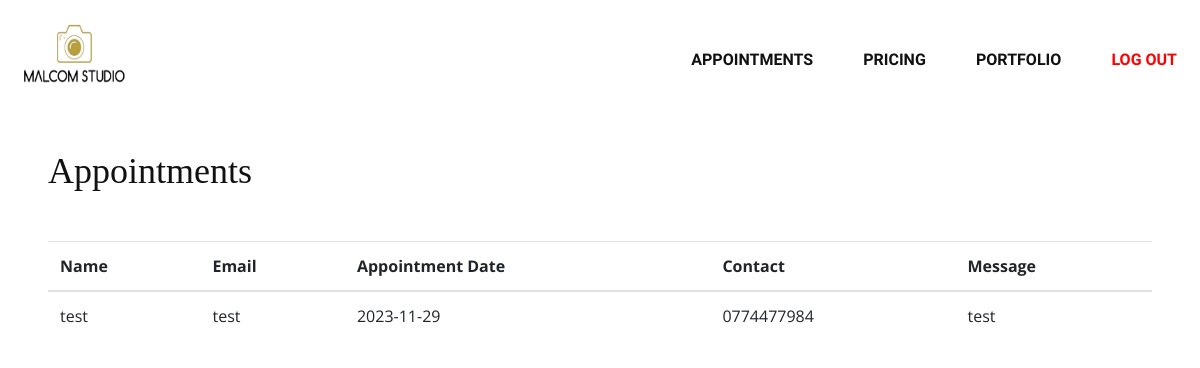
/Website/adminHome.php, run on the app's committed database.
### tables this page shows
CREATE TABLE `appointments` (
  `id` int(100) NOT NULL,
  `name` varchar(50) NOT NULL,
  `email` varchar(50) NOT NULL,
  `date` varchar(20) NOT NULL,
  `message` varchar(200) NOT NULL,
  `contact` varchar(20) NOT NULL
);

### Website/adminHome.php (the view, shortened to what this page needs)
<?php include 'adminHeader.php';?>
<body>
<div class="m-5">
    <h2 style="font-family: 'Indie Flower', cursive;">Appointments</h2>
</div>
<div class="data m-5">
<?php
$conn=mysqli_connect("localhost","root","","malcolm_studio");
$sql = "SELECT name,email,date,message,contact FROM appointments";
$result = $conn->query($sql);
if ($result->num_rows > 0) {
    echo '<table class="table">';
    echo '<thead ><tr><th scope="col">Name</th><th scope="col">Email</th><th scope="col">Appointment Date</th><th scope="col">Contact</th><th scope="col">Message</th></tr></thead>';
    echo '<tbody>';
    while ($row = $result->fetch_assoc()) {
        echo '<tr>';
        echo '<td>' . $row['name'] . '</td>';
        echo '<td>' . $row['email'] . '</td>';
        echo '<td>' . $row['date'] . '</td>';
        echo '<td>' . $row['contact'] . '</td>';
        echo '<td>' . $row['message'] . '</td>';
        echo '</tr>';
    }
    echo '</tbody></table>';
} else {
    echo '<div class="alert alert-info">No records found.</div>';
}
?>
</div>
<?php include 'adminFooter.php';?>

### Website/css/style.css (style rules this page uses)
html, body { height: 100%; font-family: "Open Sans", sans-serif; -webkit-font-smoothing: antialiased; font-smoothing: antialiased; }
h1, h2, h3, h4, h5, h6 { margin: 0; color: #111111; font-weight: 400; font-family: "Quantico", sans-serif; }
h2 { font-size: 36px; }

### data on the page
appointments: name "test", email "test", date "2023-11-29", contact "0774477984", message "test"
